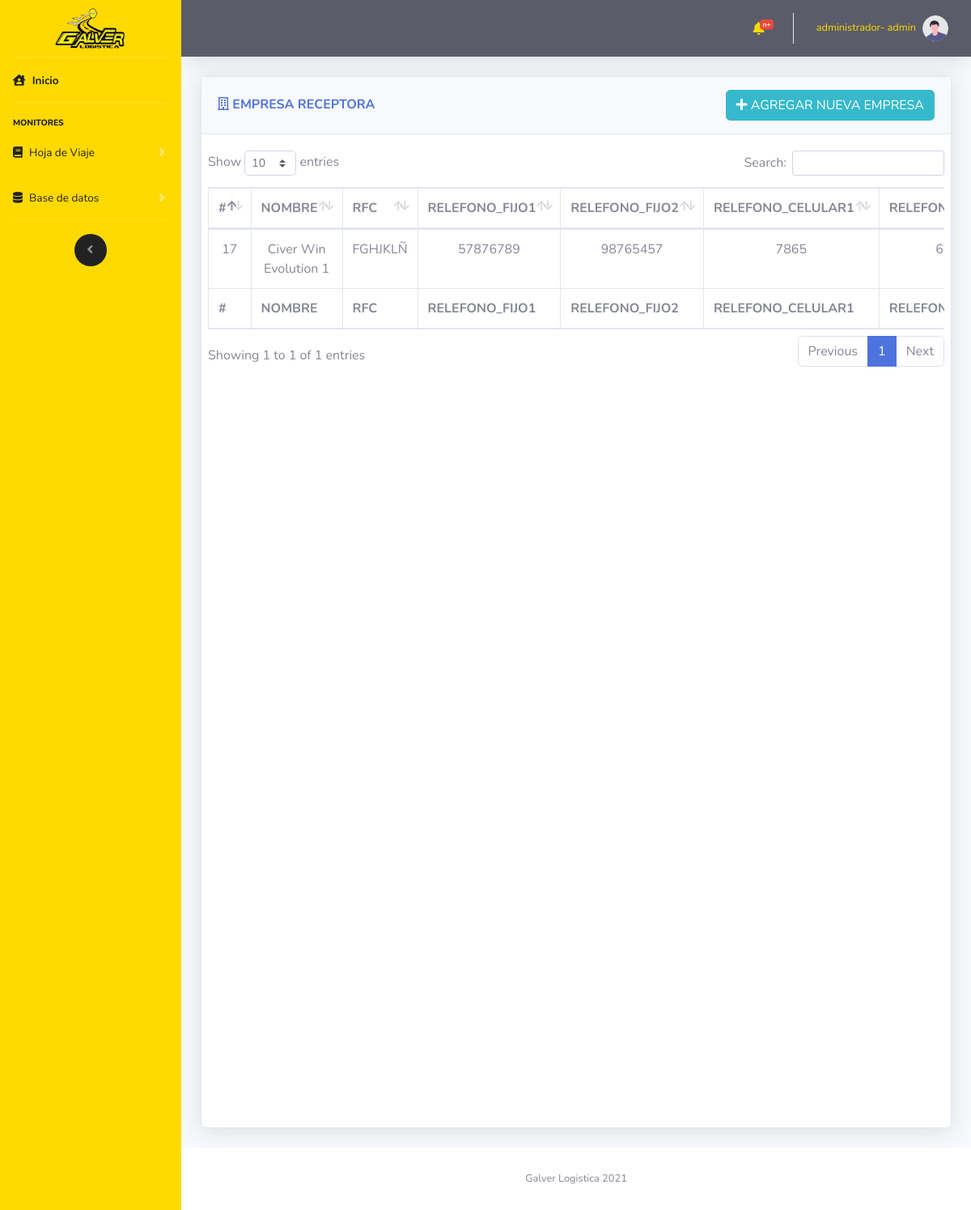
The app's page /vistas/CRUD_EmpresaReceptora.php (signed in), older data.
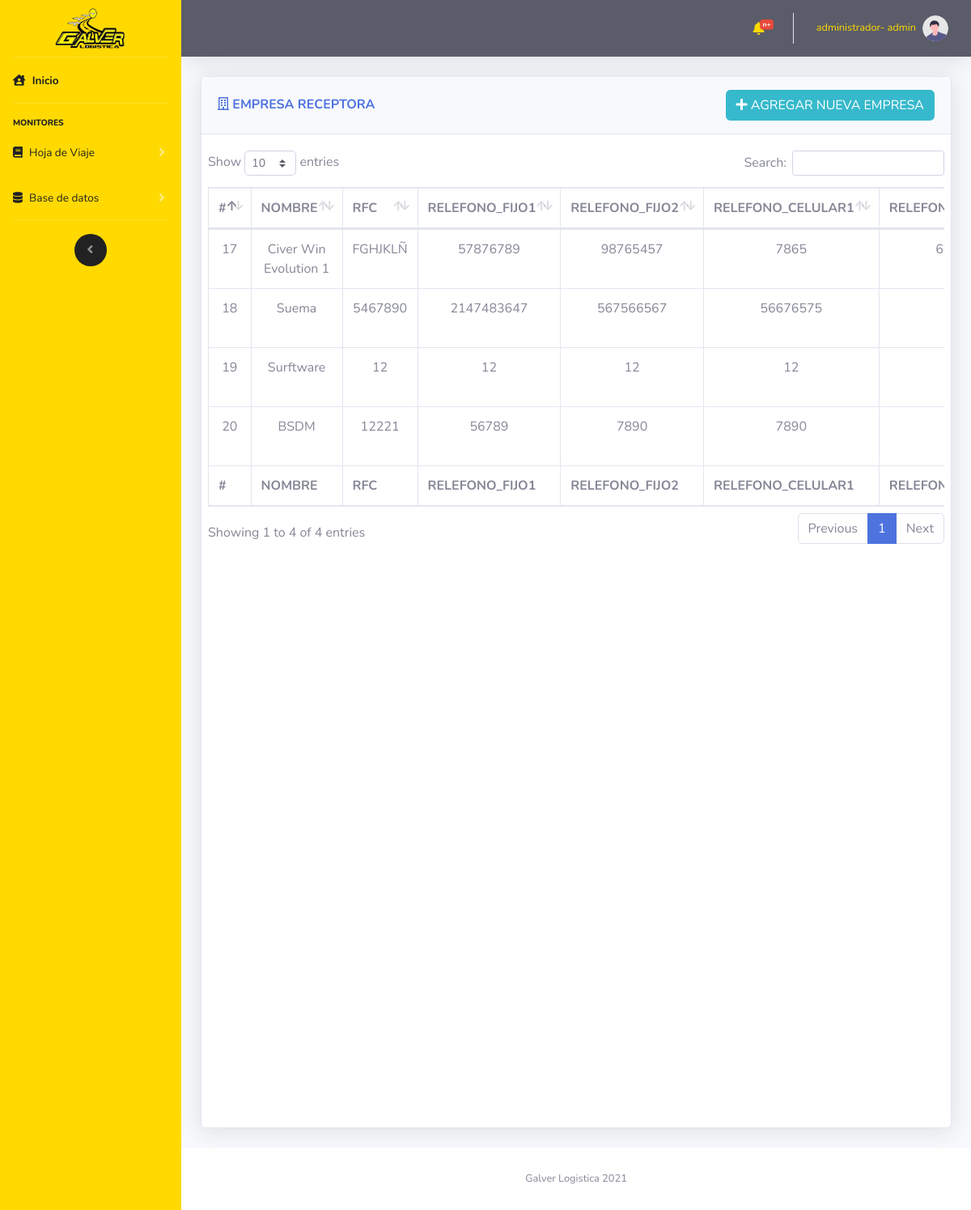
The same page, newer data.
### tables this page shows
CREATE TABLE `empresa_receptora` (
  `empresaReceptoraId` int(11) NOT NULL,
  `empresaReceptoraNombre` varchar(100) NOT NULL,
  `empresaReceptoraRFC` varchar(50) NOT NULL,
  `empresaReceptoraDireccion` varchar(250) NOT NULL,
  `empresaReceptoraTelefonoFijo1` int(11) NOT NULL,
  `empresaReceptoraTelefonoFijo2` int(11) NOT NULL,
  `empresaReceptoraTelefonoCelular1` int(11) NOT NULL,
  `empresaReceptoraTelefonoCelular2` int(11) NOT NULL,
  `empresaReceptoraCorreo` varchar(200) NOT NULL,
  `usuarioId` int(11) NOT NULL,
  `empresaReceptoraFechaDeCreacion` datetime NOT NULL,
  `empresaReceptoraDescripcion` varchar(2500) NOT NULL,
  `empresaReceptoraCP` int(11) NOT NULL
);

### controlador/modulos/selects.php (called while the page is built, shortened)
<?php
    function muestraEmpresaReceptora($mysqli)
    {
        $result = $mysqli->query("SELECT * FROM `empresa_receptora`
        INNER JOIN usuario ON usuario.usuarioId= empresa_receptora.usuarioId");
        return $result;
    }
?>

### vistas/CRUD_EmpresaReceptora.php (the view, shortened to what the changed rows need)
<?php
    include "../import/componentes/head.php";
    include "../import/componentes/navbarLateral.php";
    include "../import/componentes/navbarHorizontal.php";
    include "../controlador/coneccion/config.php";
    include "../controlador/modulos/selects.php";
?>
<div class="container-fluid">
    <div class="row">
            <div class="col-12">
                <div class="card shadow mb-4 card_hdv">
                    <div class="card-body">
                        <div class="chart-area ">
                            <div class="row">
                                <div class="cardScroll table-responsive">
                                    <table class="table table-bordered" id="dataTable" width="100%" cellspacing="0">
                                        <thead>
                                            <tr>
                                                <th scope="col">#</th>
                                                <th scope="col">NOMBRE</th>
                                                <th scope="col">RFC</th>
                                                <th scope="col">RELEFONO_FIJO1</th>
                                                <th scope="col">RELEFONO_FIJO2</th>
                                                <th scope="col">RELEFONO_CELULAR1</th>
                                                <th scope="col">RELEFONO_CELULAR2</th>
                                            </tr>
                                        </thead>
                                        <tfoot>
                                            <tr>
                                                <th scope="col">#</th>
                                                <th scope="col">NOMBRE</th>
                                                <th scope="col">RFC</th>
                                                <th scope="col">RELEFONO_FIJO1</th>
                                                <th scope="col">RELEFONO_FIJO2</th>
                                                <th scope="col">RELEFONO_CELULAR1</th>
                                                <th scope="col">RELEFONO_CELULAR2</th>
                                            </tr>
                                        </tfoot>
                                        <tbody class=" text-center">
                                            <?php
                                        $hdv=muestraEmpresaReceptora($mysqli);
                                        while ($filas =$hdv->fetch_assoc()) {
                                            echo
                                            "<tr>".
                                            "<td>".$filas["empresaReceptoraId"]."</td>".
                                            "<td>".$filas["empresaReceptoraNombre"]."</td>".
                                            "<td>".$filas["empresaReceptoraRFC"]."</td>".
                                            "<td>".$filas["empresaReceptoraTelefonoFijo1"]."</td>".
                                            "<td>".$filas["empresaReceptoraTelefonoFijo2"]."</td>".
                                            "<td>".$filas["empresaReceptoraTelefonoCelular1"]."</td>".
                                            "<td>".$filas["empresaReceptoraTelefonoCelular2"]."</td>".
                                            "<td>".$filas["empresaReceptoraCorreo"]."</td>".
                                            "<td>".$filas["empresaReceptoraCP"]."</td>".
                                            "<td>".$filas["empresaReceptoraFechaDeCreacion"]."</td>".
                                            "<td>".$filas["usuarioNombre"]."</td>".
                                            "<td><button type='button' class='btn btn-danger' onclick='eliminarEmpresaEmisora(".$filas["empresaReceptoraId"].")')>X</button></td>".
                                            "<td><button type='button' class='btn btn-warning' data-toggle='modal'
                                            data-target='#UPDATE' onclick='editarPaso1Id(".$filas["empresaReceptoraId"].")'>E</button></td>".
                                            "</tr>";
                                        }
                                        ?>
                                        </tbody>
                                    </table>
                                </div>
                            </div>
                        </div>
                    </div>
                </div>
            </div>
    </div>
    <?php
        include "../import/componentes/footer.php";
        include "../import/componentes/js/main.php";
    ?>

Row changes from the older to the newer data that the page shows:
added empresa_receptora: empresaReceptoraId "18", empresaReceptoraNombre "Suema", empresaReceptoraRFC "5467890", empresaReceptoraTelefonoFijo1 "2147483647", empresaReceptoraTelefonoFijo2 "567566567", empresaReceptoraTelefonoCelular1 "56676575"
added empresa_receptora: empresaReceptoraId "19", empresaReceptoraNombre "Surftware", empresaReceptoraRFC "12", empresaReceptoraTelefonoFijo1 "12", empresaReceptoraTelefonoFijo2 "12", empresaReceptoraTelefonoCelular1 "12"
added empresa_receptora: empresaReceptoraId "20", empresaReceptoraNombre "BSDM", empresaReceptoraRFC "12221", empresaReceptoraTelefonoFijo1 "56789", empresaReceptoraTelefonoFijo2 "7890", empresaReceptoraTelefonoCelular1 "7890"
Text that changed along with them:
text written by a page script: "Show entries Search: Showing 1 to 1 of 1 entries Previous 1 Next" → "Show entries Search: Showing 1 to 4 of 4 entries Previous 1 Next"
